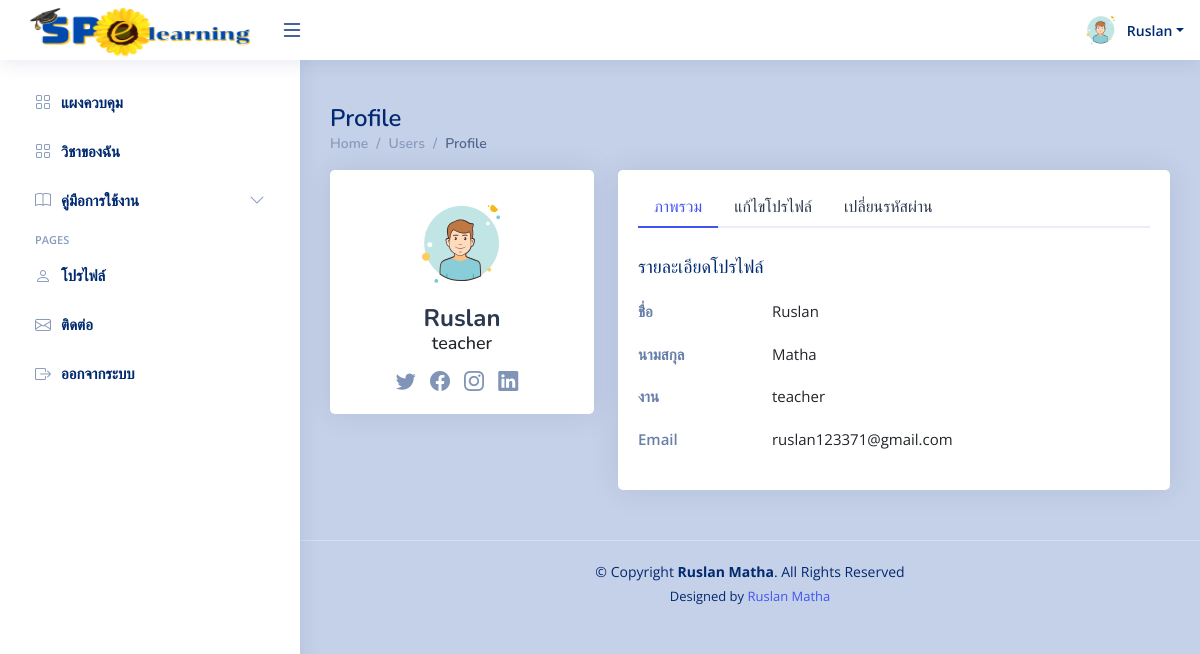
Before: /teacher/profile.php?error=1 (signed in) with the older database file.
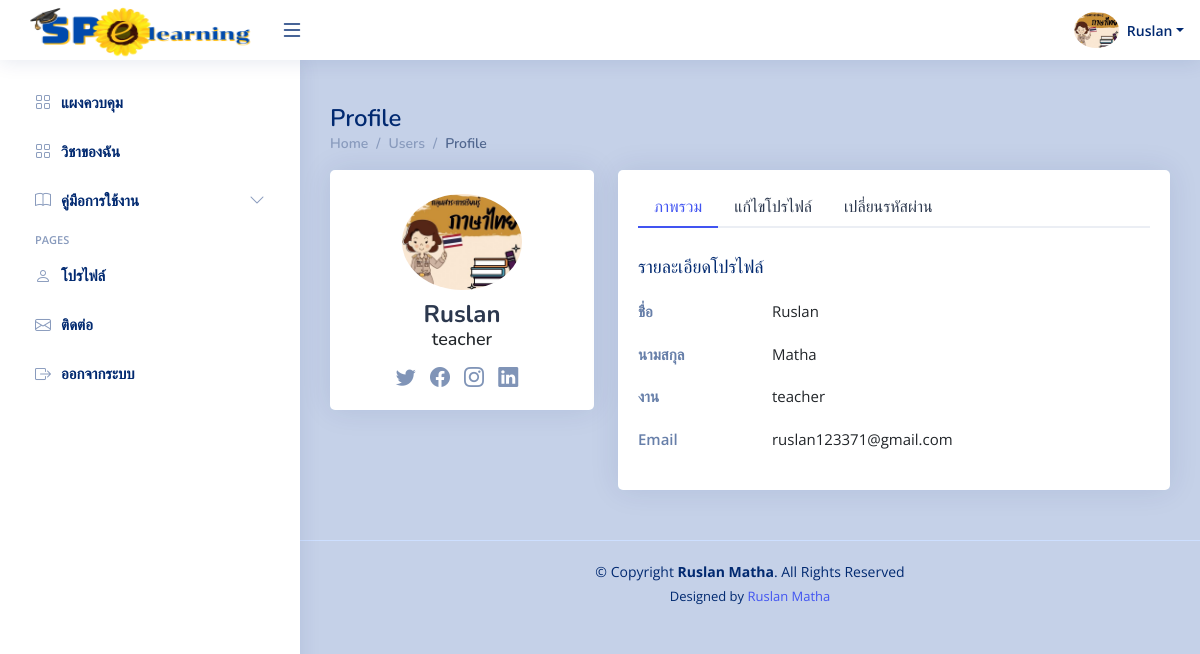
After: the same page with the newer database file.
### tables this page shows
CREATE TABLE `teachers` (
  `t_id` int(11) NOT NULL,
  `username` varchar(255) NOT NULL,
  `password` varchar(255) NOT NULL,
  `first_name` varchar(255) NOT NULL,
  `last_name` varchar(255) NOT NULL,
  `email` varchar(255) NOT NULL,
  `group_id` int(11) DEFAULT NULL,
  `image` text DEFAULT NULL
);

### teacher/profile.php (the view, shortened to what this page needs)
<?php
include('../connections/connection.php');
    try {
        $user_id = $_SESSION['user_id'];
        $stmt = $db->prepare("SELECT * FROM teachers WHERE t_id = :user_id");
        $stmt->bindParam(':user_id', $user_id);
        $stmt->execute();
        $teacher = $stmt->fetch(PDO::FETCH_ASSOC);
    } catch (PDOException $e) {
        echo "เกิดข้อผิดพลาด: " . $e->getMessage();
        }
?>
<?php include('head.php');?>
<body>
  <?php include('header.php');?>
  <?php include('sidebar.php');?>
  <main id="main" class="main">
    <div class="pagetitle">
      <h1>Profile</h1>
      <nav>
        <ol class="breadcrumb">
          <li class="breadcrumb-item"><a href="index.php">Home</a></li>
          <li class="breadcrumb-item">Users</li>
          <li class="breadcrumb-item active">Profile</li>
        </ol>
      </nav>
    </div>
    <section class="section profile">
      <div class="row">
          <div class="col-xl-4">
            <div class="card">
              <div class="card-body profile-card pt-4 d-flex flex-column align-items-center">
                <?php if (!empty($teacher['image'])): ?>
                  <?php
                  $imagePath = '../admin/teacher_process/img/' . $teacher['image'];
                  ?>
                  <img src="<?php echo $imagePath; ?>" alt="Profile" class="rounded-circle">
              <?php else: ?>
                  <img src="../admin/teacher_process/img/Default.png" alt="Default Profile" class="rounded-circle">
              <?php endif; ?>
                <h2><?php echo $teacher['first_name'];?></h2>
                <h3><?php echo $_SESSION['role'];?></h3>
                <div class="social-links mt-2">
                  <a href="#" class="twitter"><i class="bi bi-twitter"></i></a>
                  <a href="#" class="facebook"><i class="bi bi-facebook"></i></a>
                  <a href="#" class="instagram"><i class="bi bi-instagram"></i></a>
                  <a href="#" class="linkedin"><i class="bi bi-linkedin"></i></a>
                </div>
              </div>
            </div>
          </div>
        <div class="col-xl-8">
          <div class="card">
            <div class="card-body pt-3">
              <ul class="nav nav-tabs nav-tabs-bordered">
                <li class="nav-item">
                  <button class="nav-link active" data-bs-toggle="tab" data-bs-target="#profile-overview">ภาพรวม</button>
                </li>
                <li class="nav-item">
                  <button class="nav-link" data-bs-toggle="tab" data-bs-target="#profile-edit">แก้ไขโปรไฟล์</button>
                </li>
                <li class="nav-item">
                  <button class="nav-link" data-bs-toggle="tab" data-bs-target="#profile-change-password">เปลี่ยนรหัสผ่าน</button>
                </li>
              </ul>
              <div class="tab-content pt-2">
                <div class="tab-pane fade show active profile-overview" id="profile-overview">
                  <h5 class="card-title">รายละเอียดโปรไฟล์</h5>
                  <div class="row">
                    <div class="col-lg-3 col-md-4 label ">ชื่อ</div>
                    <div class="col-lg-9 col-md-8"><?php echo $teacher['first_name'];?></div>
                  </div>
                  <div class="row">
                    <div class="col-lg-3 col-md-4 label">นามสกุล</div>
                    <div class="col-lg-9 col-md-8"><?php echo $teacher['last_name'];?></div>
                  </div>
                  <div class="row">
                    <div class="col-lg-3 col-md-4 label">งาน</div>
                    <div class="col-lg-9 col-md-8"><?php echo $_SESSION['role'];?></div>
                  </div>
                  <div class="row">
                    <div class="col-lg-3 col-md-4 label">Email</div>
                    <div class="col-lg-9 col-md-8"><?php echo $teacher['email'];?></div>
                  </div>
                </div>
              </div>
            </div>
          </div>
        </div>
      </div>
    </section>
  </main>
<?php include('footer.php');?>
</body>
</html>

### teacher/header.php (shortened to what this page needs)
<header id="header" class="header fixed-top d-flex align-items-center">
<div class="d-flex align-items-center justify-content-between">
  <a href="index.php" >
    <img src="../uploads/img/logo.png" alt="" style="width: 250px; height: 60px;">
  </a>
  <i class="bi bi-list toggle-sidebar-btn" style="font-size: 24px;"></i>
</div>
<nav class="header-nav ms-auto">
  <ul class="d-flex align-items-center">
    <li class="nav-item dropdown pe-3">
      <a class="nav-link nav-profile d-flex align-items-center pe-0" href="#" data-bs-toggle="dropdown">
         <?php if (!empty($teacher['image'])): ?>
    <?php
    $imagePath = '../admin/teacher_process/img/' . $teacher['image'];
    ?>
    <img src="<?php echo $imagePath; ?>" alt="Profile" class="rounded-circle">
<?php else: ?>
    <img src="../admin/teacher_process/img/Default.png" alt="Default Profile" class="rounded-circle">
<?php endif; ?>
        <span class="d-none d-md-block dropdown-toggle ps-2"><?php echo $teacher['first_name'];?></span>
      </a>
    </li>
  </ul>
</nav>
</header>

Changed rows visible on the page:
changed teachers "Ruslan": image: picture added
